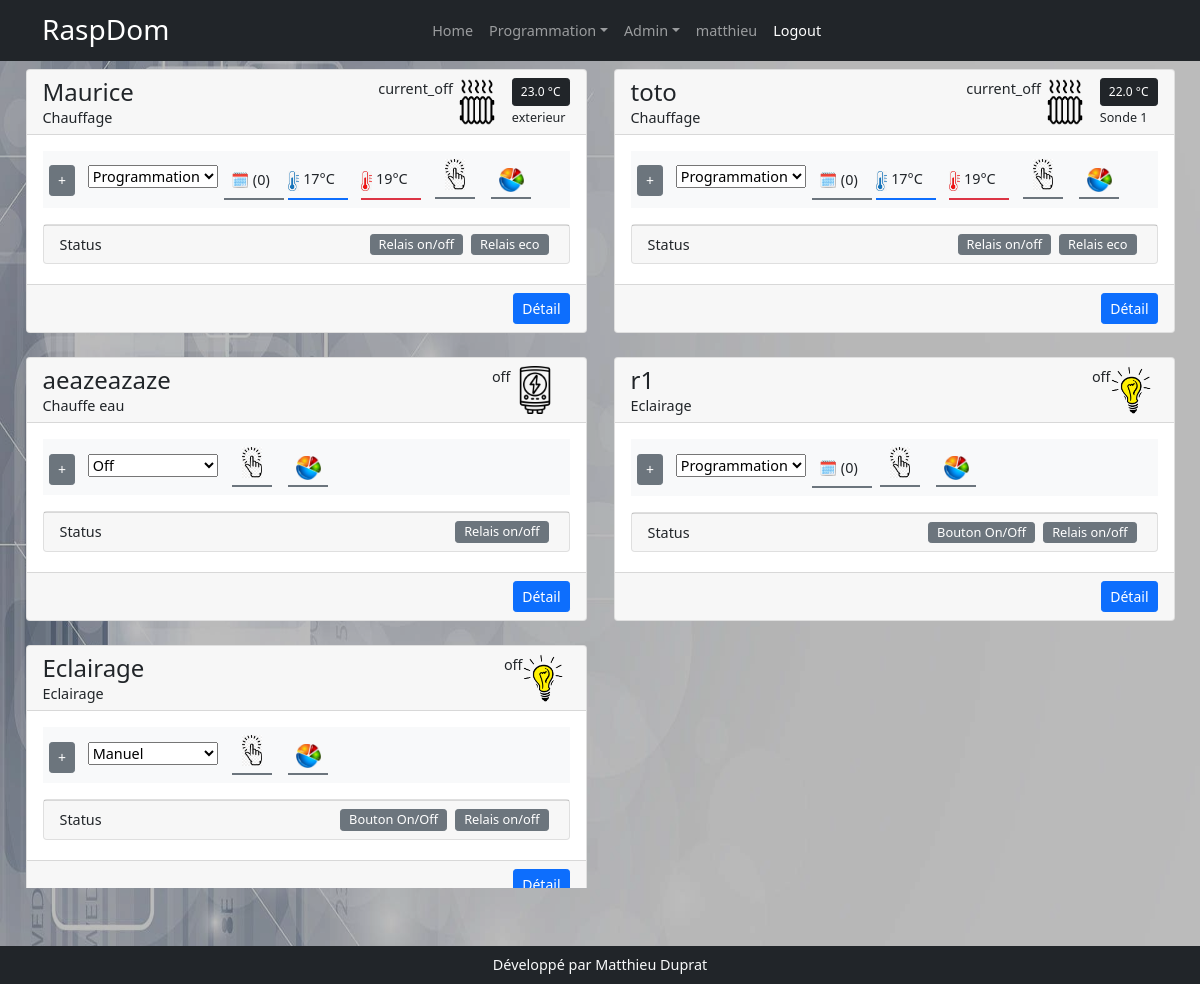
Screenshot of / (signed in) with the database file from the repository.
### models.py (models this page shows, shortened)
class User(UserMixin, db.Model):
    id = db.Column(db.Integer(), primary_key=True)
    username = db.Column(db.String(200))
    first_name = db.Column(db.String(200))
    last_name = db.Column(db.String(200))
    email = db.Column(db.String(200))
    password = db.Column(db.String(200))

class Appareil(db.Model):
    id = db.Column(db.Integer, primary_key=True)
    nom = db.Column(db.String(200))
    description = db.Column(db.String(200))
    categorieappareil = db.Column(db.String(200), nullable=True)
    sortie = db.Column(db.String(200), nullable=True)
    image = db.Column(db.String(200), nullable=True)
    gpios = db.relationship('Gpio', backref='appareil', lazy=True)
    order_gpio = db.Column(db.String(200))
    nbre_gpio = db.Column(db.Integer)
    programmations = db.relationship('Programmation', backref='appareil_programmation', lazy=True)
    mode_de_marche = db.relationship('ModeDeMarche',  uselist=False,  backref='appareil_mode_de_marche', lazy=True)
    auto = db.relationship('Auto', uselist=False, backref='appareil_auto', lazy=True)
    sonde_id = db.Column(db.Integer, db.ForeignKey('sonde.id'))
    sonde = db.relationship('Sonde', uselist=False, backref='appareil_sonde', lazy=True)
    manuel = db.relationship('Manuel', uselist=False, backref='appareil_ordre', lazy=True)
    label = db.Column(db.String(250))
    sonde_actived = db.Column(db.Boolean,default=False, nullable=False)
    min = db.Column(db.Float(),default=17.0)
    max = db.Column(db.Float(),default=19.0)
    mf = db.relationship('Mf',  cascade="delete",uselist=False, backref='app_mf', lazy=True)

class ValeurSonde(db.Model):
    id = db.Column(db.Integer, primary_key=True)
    valeur = db.Column(db.Float())
    sonde_id = db.Column(db.Integer, db.ForeignKey('sonde.id'), nullable=False)

class Sonde(db.Model):
    id = db.Column(db.Integer, primary_key=True)
    nom = db.Column(db.String(200))
    min = db.Column(db.Float(),default=17.0)
    max = db.Column(db.Float(),default=19.0)
    unite = db.Column(db.String(20), default='')
    present = db.Column(db.Boolean(),default=False)
    appareil = db.relationship('Appareil', backref='appareil_sonde', lazy=True)
    en_service = db.Column(db.Boolean(), default=False)
    info = db.Column(db.String(200))
    chemin = db.Column(db.String(200))
    type_sonde = db.Column(db.String(20))
    sonde_valeur_id = db.relationship('ValeurSonde', backref='sonde_valeur', uselist=False, lazy=True, cascade="delete")

class ModeDeMarche(db.Model):
    id = db.Column(db.Integer, primary_key=True)
    appareil_id = db.Column(db.Integer,db.ForeignKey('appareil.id'), nullable=False)
    mode_de_marche = db.Column(db.String(200), default='off')

class Gpio(db.Model):
    id = db.Column(db.Integer, primary_key=True)
    nom = db.Column(db.String(200))
    mode = db.Column(db.String(10))
    valeur = db.Column(db.String(10))
    info = db.Column(db.String(200))
    appareil_id = db.Column(db.Integer, db.ForeignKey('appareil.id'), nullable=True, default='')

### app.py (the view)
@app.route('/')
@login_required
def index():
    appareils = Appareil.query.all()
    labels = dict()
    instances = list()
    for appareil in appareils:
        instances.append({'modelAppareil':appareil,'instanceAppareil':(globals()[appareil.categorieappareil])})
    gpios = Gpio.query.order_by('appareil_id').all()
    programmations = Programmation.query.order_by('appareil').all()
    return render_template('index.html', appareils=appareils, gpios=gpios, programmations=programmations, instances=instances)

### app.py (called while the page is built)
@login_manager.user_loader
def user_load(user_id):
    return User.query.get(user_id)

### templates/index.html (shortened to what this page needs)
{% extends 'base.html' %}
{% block style %}
    <link href="{{ url_for('static', filename='css/media_query.css') }}" rel="stylesheet" />
{% endblock %}
{% block content %}
<div class="row row-cols-1 row-cols-md-2 rows-cols-lg-3 pb-2 g-4 mx-auto">
    {% for instance in instances %}
      <div class="col mx-auto" style="max-width:585px">
        <div class="card ">
            <div class="card-header d-flex justify-content-between" style="height:65px">
                <div class="">
                    <h2 class="m-0">{{instance.modelAppareil.nom}}</h2>
                    <span>{{instance.instanceAppareil.label.__doc__}}</span>
                </div>
                <div class="d-flex">
                    <div id="md-mdmr{{instance.modelAppareil.id}}">{{instance.modelAppareil.sortie}}</div>
                    {% if instance.modelAppareil.categorieappareil=='Eclairage' %}
                    <span style="width:47px">
                        <img src="{{url_for('static',filename='assets/ampoule.png')}}"  height="100%">
                    </span>
                    {% elif instance.modelAppareil.categorieappareil=='ChauffageR' %}
                     <span style="width:47px; margin-right:0.75rem">
                        <img src="{{url_for('static',filename='assets/radiator.png')}}"  height="100%">
                    </span>
                    {% elif instance.modelAppareil.categorieappareil=='ChauffeEau' %}
                    <span style="width:47px; margin-right:0.75rem">
                        <img src="{{url_for('static',filename='assets/ce.png')}}"  height="100%">
                    </span>
                    {% else %}
                    <span style="width:47px; margin-right:0.75rem">
                      {{instance.modelAppareil.categorieappareil}}
                    </span>
                    {% endif %}
                    {% if instance.modelAppareil.appareil_sonde.sonde_valeur_id %}
                    <div class="d-flex flex-column {% if instance.modelAppareil.sonde_actived ==False %} d-none {% endif %}">
                    <div>
                         <span class="btn btn-sm btn-dark" style="font-size:0.75rem">{{instance.modelAppareil.appareil_sonde.sonde_valeur_id.valeur|round(1, 'floor') }}
                             {% if instance.modelAppareil.appareil_sonde.unite == 'deg' %}
                             °C
                             {% endif %}
                         </span>
                    </div>
                    <div>
                        <small>{{instance.modelAppareil.appareil_sonde.info }}</small>
                    </div>
                    </div>
                    {% endif %}
                </div>
            </div>
            <div class="card-body ">
                <div class="row d-flex bg-light text-dark justify-content-start py-2 mb-3 mx-auto" >
                    <div class="col-12 col-md-6 d-flex mx-0 px-0" style="width:max-content">
                    <div class="btn btn-sm btn-secondary md-btn-display md-panel" data-target="md-table-{{instance.modelAppareil.id}}" style="height:max-content">+</div>
                    <form class="" action="" method="post" enctype="multipart/form-data">
                        <select name="mdm" id="" class="md-panel"  data-appareil="{{instance.modelAppareil.id}}">
                            {% for data in instance.instanceAppareil.choices_mdm %}
                            <option value="{{data[0]}}" {% if data[0]==instance.modelAppareil.mode_de_marche.mode_de_marche %} selected="" {% endif %}>{{data[1]}}</option>
                            {% endfor %}
                        </select>
                    </form>
                    <div data-bs-toggle="modal" data-bs-target="#exampleModal" data-appareil="{{instance.modelAppareil.id}}"
                         data-span="md-calendar-{{instance.modelAppareil.id}}"
                         class=" {% if instance.modelAppareil.mode_de_marche.mode_de_marche!='prog' %} d-none {%endif %} border-bottom border-secondary border-2"
                         style="cursor:pointer;height:max-content; margin-top:3px; padding:7px 7px; width:60px" >🗓 ({{instance.modelAppareil.programmations|length}})</div>
                    </div>
                    <div class="col-12 col-md-6 d-flex mx-0 px-0" style="width:max-content">
                    {% if instance.modelAppareil.sonde %}
                        {% if instance.modelAppareil.sonde_actived == True %}
                            {% set toto = 'z-index:8' %}
                            {% else %}
                            {% set toto = 'z-index:-4' %}
                        {%endif%}
                    <div class=" d-flex flex-row  px-0" style={{toto}} data-md-card-appareil="{{instance.modelAppareil.id}}">
                        <div style="cursor: pointer;text-align:left" class=" ms-1 md-panel border-bottom border-primary border-2 ">
                            <div data-target-cursor="md-cursoreco-{{instance.modelAppareil.id}}" class="md-setting"
                                 style="width:60px;margin-top: 3px;padding-bottom: 7px;">
                                <img height="20px" src="{{url_for('static',filename='assets/froid.jpg')}}"}} alt="">
                                <span data-target-cursor="md-cursoreco-{{instance.modelAppareil.id}}" class="" type="text" name=""
                                      id="eco-{{instance.modelAppareil.id}}"
                                      style="cursor: pointer;width:33px; border:none" ></span>°C
                            </div>
                        </div>
                        <div style="cursor: pointer;text-align:left; width:60px;" class=" md-panel border-bottom border-danger border-2">
                            <div data-target-cursor="md-cursorconfort-{{instance.modelAppareil.id}}"  class="md-setting"
                            style="margin-top: 3px;padding-bottom: 7px;"><img height="20px" src="{{url_for('static',filename='assets/chaud.jpg')}}"}} alt="">
                                <span data-target-cursor="md-cursorconfort-{{instance.modelAppareil.id}}" class="" type="text" name=""
                                      id="confort-{{instance.modelAppareil.id}}"
                                      style="cursor: pointer;width:33px; border:none" ></span>°C
                            </div>
                        </div>
                    </div>
                    {% endif %}
                            <div style="width:40px; height:40px" class=" text-center mx-2 border-bottom border-2 border-secondary">
                        <img data-marcheforce="{{instance.modelAppareil.id}}"  data-bs-toggle="modal" data-bs-target="#exampleModal"  style=" cursor:pointer" title="Marche Forcée"  src="{{url_for('static',filename='assets/mf.jpg')}}" height="31px">
                    </div>
                    <div class="mx-2 border-bottom border-2 border-secondary text-center" style="width:40px; height:40px">
                        <img style="padding-bottom: 5px;margin-top: 9px;" data-targethistogramme="{{instance.modelAppareil.id}}" src="{{url_for('static',filename='assets/histogramme.png')}}" width="25px">
                    </div>
                    </div>
                </div>
                <div class="md-status mt-2" >
                    <div class="card py-0"  >
                        <div class="card-footer d-flex ">Status
                            <div class="d-flex justify-content-end w-100 ">
                                {% for gpio in instance.modelAppareil.gpios %}
                                    <div style="font-size:0.8rem " class="btn btn-sm btn-secondary mx-1 py-0" data-gpio="{{gpio.valeur}}">{{gpio.info}}</div>
                                {% endfor %}
                            </div>
                        </div>
                    </div>
                </div>
            </div>
            <div style="font-size:10px" class="card-footer  text-end mt-1 d-flex justify-content-end" >
                <div class="w-25" >
                    <a href="{{url_for('edit_appareil2', appareil_id=instance.modelAppareil.id)}}" class="btn btn-sm btn-primary " target="_blanck">Détail</a>
                </div>
            </div>
        </div>
      </div>
    {% endfor %}
    <div>
    </div>
</div>
{% endblock %}
{% block script %}
<link rel="stylesheet" type="text/css" href="{{url_for('static',filename='vendor/datetimepicker/jquery.datetimepicker.css')}}"/>
{% endblock %}

### templates/base.html (shortened to what this page needs)
<!DOCTYPE html>
<html lang="fr">
    <head>
        <link href="{{ url_for('static', filename='css/styles.css') }}" rel="stylesheet" />
        {% block style %}
        {% endblock %}
    </head>
    <body>
    <img id="img-bck" src="{{ url_for('static', filename='assets/domo.jpg') }}">
        <nav class="navbar navbar-expand-lg navbar-dark bg-dark">
            <div class="container">
                <a class="navbar-brand" href="{{url_for('index')}}">
          <span class="h3">RaspDom</span></a>
                <div class="collapse navbar-collapse" id="navbarSupportedContent" style="flex-grow:0">
                    <ul class="navbar-nav ms-auto mb-2 mb-lg-0">
                        {% if current_user.is_authenticated %}
                         <li class="nav-item" ><a class="nav-link" href="{{ url_for('index')}}">Home</a></li>
                        <li class="nav-item dropdown">
                            <a class="nav-link dropdown-toggle" id="navbarDropdown" href="#" role="button" data-bs-toggle="dropdown" aria-expanded="false">Programmation</a>
                        </li>
                        <li class="nav-item dropdown">
                            <a class="nav-link dropdown-toggle" id="" href="#" role="button" data-bs-toggle="dropdown" aria-expanded="false">Admin</a>
                        </li>
                        <li class=""><a class="nav-link" href="{{url_for('profil')}}">{{current_user.username}}</a></li>
                        <li class=""><a class="nav-link active" aria-current="page" href="{{url_for('logout')}}">Logout</a></li>
                        {% endif %}
                    </ul>
                </div>
            </div>
        </nav>
        <div class="container-fluid pt-2" style="max-height:84vh; overflow:auto">
            {% block content %}
            {% endblock %}
        </div>
        <div class="bg-dark text-light text-center py-2" style="position:absolute; width:100%; bottom:0px">
            Développé par Matthieu Duprat
        </div>
    {% block script %}
    {% endblock %}
    </body>
</html>

### static/css/media_query.css (style rules this page uses)
.md-panel { margin-top:0.4rem; margin-right: 0.4rem; margin-left: 0.4rem; height: min-content; }
[data-targethistogramme] { cursor:pointer; }

### rows the page displays
User: username "matthieu"
Appareil: modelAppareil.nom "Maurice", modelAppareil.sortie "current_off", categorieappareil "ChauffageR" (drawn)
ValeurSonde: modelAppareil.appareil_sonde.sonde_valeur_id.valeur "23.0"
Sonde: modelAppareil.appareil_sonde.info "exterieur"
ModeDeMarche: mdm "Programmation"
Gpio: info "Relais on/off"
Gpio: info "Relais eco"
Appareil: modelAppareil.nom "toto", modelAppareil.sortie "current_off", categorieappareil "ChauffageR" (drawn)
ValeurSonde: modelAppareil.appareil_sonde.sonde_valeur_id.valeur "22.0"
Sonde: modelAppareil.appareil_sonde.info "Sonde 1"
ModeDeMarche: mdm "Programmation"
Gpio: info "Relais on/off"
Gpio: info "Relais eco"
Appareil: modelAppareil.nom "aeazeazaze", modelAppareil.sortie "off", categorieappareil "ChauffeEau" (drawn)
ModeDeMarche: mdm "Off"
Gpio: info "Relais on/off"
Appareil: modelAppareil.nom "r1", modelAppareil.sortie "off", categorieappareil "Eclairage" (drawn)
ModeDeMarche: mdm "Programmation"
Gpio: info "Bouton On/Off"
Gpio: info "Relais on/off"
Appareil: modelAppareil.nom "Eclairage", modelAppareil.sortie "off", categorieappareil "Eclairage" (drawn)
ModeDeMarche: mdm "Manuel"
Gpio: info "Bouton On/Off"
Gpio: info "Relais on/off"

### other values shown
{{ instance.instanceAppareil.label.__doc__ }} "Chauffage" "Chauffage" "Chauffe eau" "Eclairage" "Eclairage"
{{ instance.modelAppareil.programmations|length }} "0" "0" "0"
